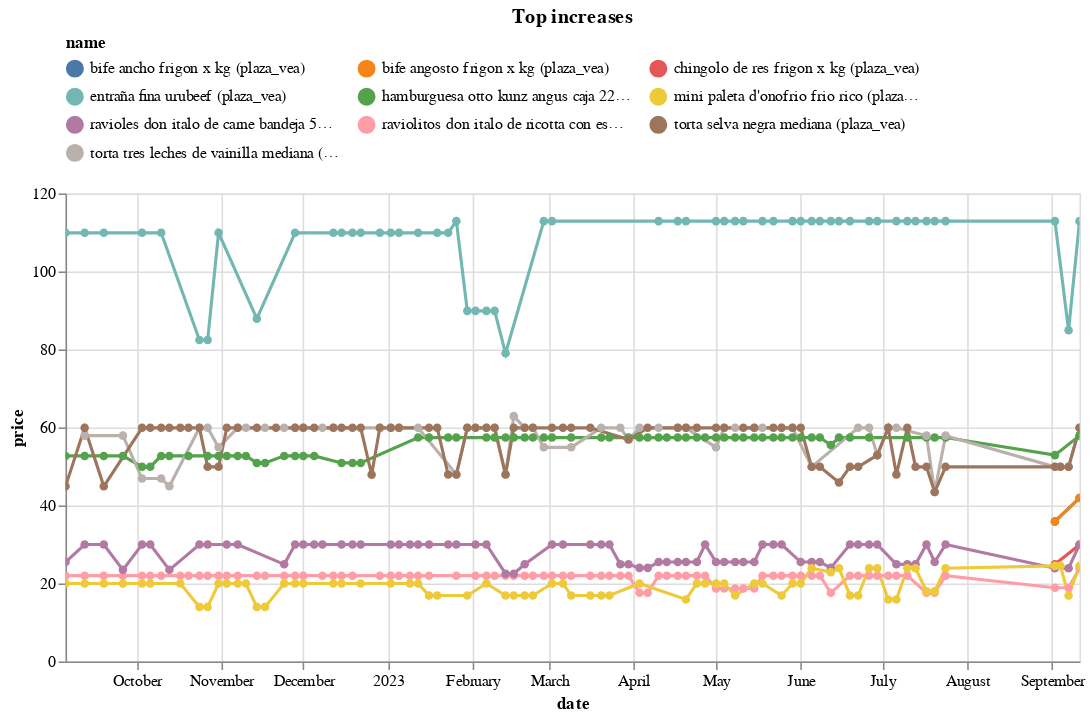

The cell this chart's notebook holds for it:
### Code cell
(top_changes_abs
 .sort_values('change')
 .tail(10)
 .pipe(plot_changes, 'Top increases')
)

### Figure 1 — Vega-Lite specification as saved in the notebook (floating-point values rounded to 4 significant figures; data arrays with more than 128 entries replaced by an {"elided": "..."} marker saying what was removed)
{"config": {"view": {"continuousWidth": 300, "continuousHeight": 300}, "legend": {"columns": 3, "orient": "top"}}, "data": {"name": "data-e2153449116501dad24e0e8f706e3e68"}, "mark": {"type": "line", "point": true}, "encoding": {"color": {"field": "name", "scale": {"domain": ["bife ancho frigon x kg (plaza_vea)", "bife angosto frigon x kg (plaza_vea)", "chingolo de res frigon x kg (plaza_vea)", "entraña fina urubeef (plaza_vea)", "hamburguesa otto kunz angus caja 225g (plaza_vea)", "mini paleta d'onofrio frio rico (plaza_vea)", "ravioles don italo de carne bandeja 500gr (plaza_vea)", "raviolitos don italo de ricotta con espinaca #28 paquete 500g (plaza_vea)", "torta selva negra mediana (plaza_vea)", "torta tres leches de vainilla mediana (plaza_vea)"]}, "type": "nominal"}, "tooltip": [{"field": "name", "type": "nominal"}, {"field": "price", "type": "quantitative"}, {"field": "last_price", "type": "quantitative"}], "x": {"field": "date", "type": "temporal"}, "y": {"field": "price", "type": "quantitative"}}, "params": [{"name": "param_11", "select": {"type": "point", "fields": ["name"]}, "bind": "legend"}, {"name": "param_12", "select": {"type": "interval", "encodings": ["x", "y"]}, "bind": "scales"}], "title": "Top increases", "transform": [{"filter": {"param": "param_11"}}], "width": 650, "$schema": "https://vega.github.io/schema/vega-lite/v5.14.1.json", "datasets": {"data-e2153449116501dad24e0e8f706e3e68": {"elided": "480 records"}}}
